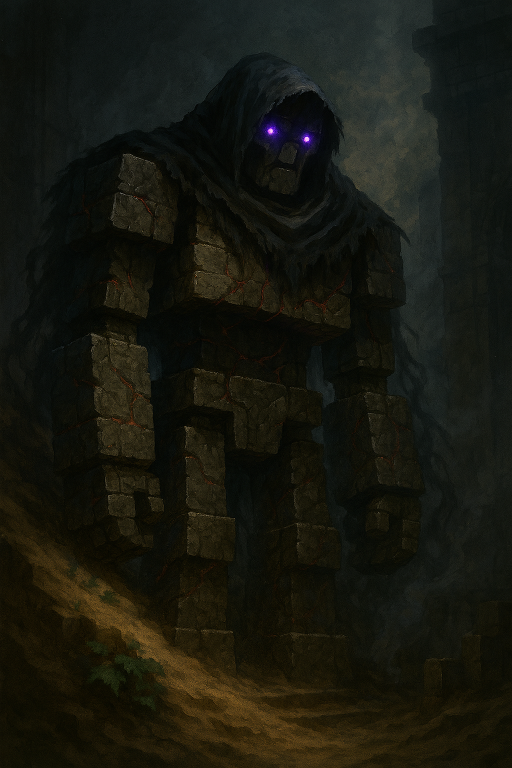
#> input picture backend/uploads/011cfd25-ceec-4e7a-a88c-dc1d3b045b93.png, 1024 x 1536 px (shown at 1/2 size)
$ python -i preprocessing.py   (imports and definitions only)
#> lines starting #> are read from the running program, lines starting #| are printed output that depends on the picture
#> further down, picture is the input picture: shape (1536, 1024, 3); mean B, G, R 15.4, 24.1, 23.6
import cv2
import numpy as np

# [11 lines left out: function adjust_gamma, not called in this run]

def apply_clahe(image: np.ndarray, clip_limit: float = 2.0, tile_grid_size: tuple = (8, 8)) -> np.ndarray:
    """
    Applies Contrast Limited Adaptive Histogram Equalization (CLAHE) on the L channel of LAB color space.
    Performs illumination normalization without distorting color profiles.
    """
#> called with clip_limit = 2, tile_grid_size = (8, 8)
    if image is None or image.size == 0:
        return image

    lab = cv2.cvtColor(image, cv2.COLOR_BGR2LAB)
#> lab: shape (1536, 1024, 3); mean of channels 0, 1, 2 21.5, 126.4, 132.7
    l, a, b = cv2.split(lab)
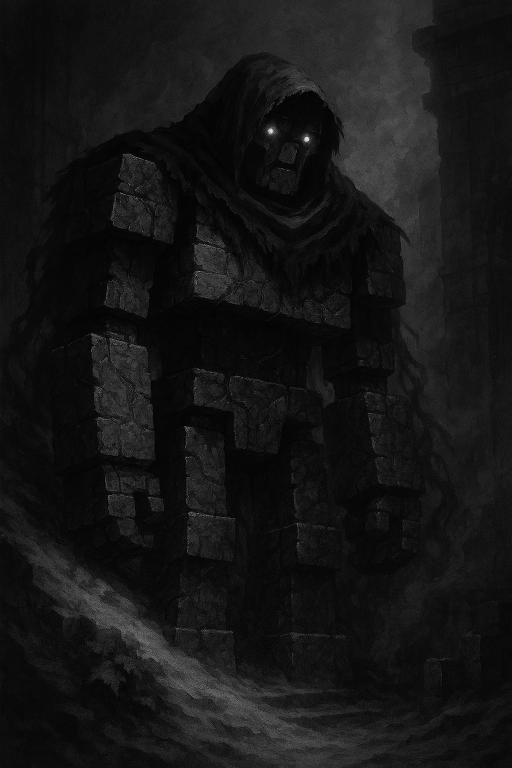
#> l: shape (1536, 1024) (shown at 1/2 size); min 0, max 255, mean 21.5
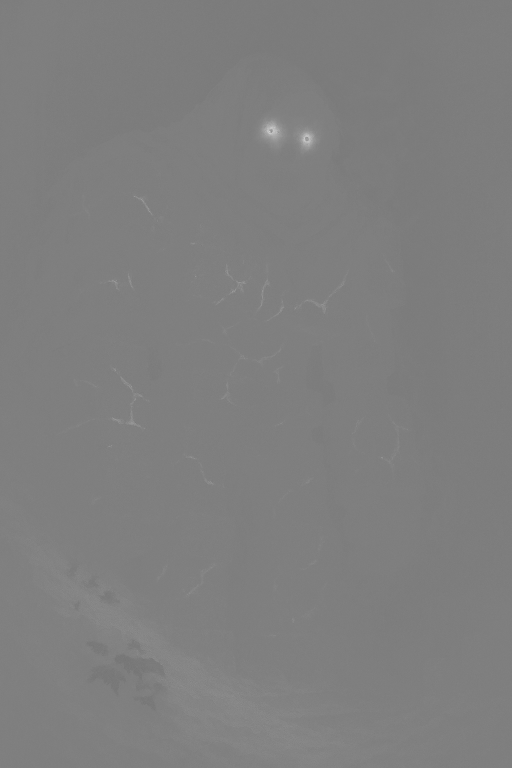
#> a: shape (1536, 1024) (shown at 1/2 size); min 114, max 220, mean 126.4
    clahe = cv2.createCLAHE(clipLimit=clip_limit, tileGridSize=tile_grid_size)
    cl = clahe.apply(l)
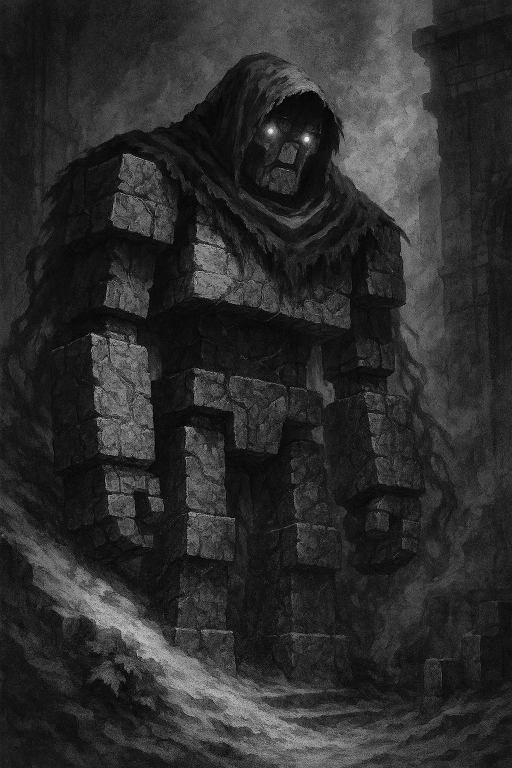
#> cl: shape (1536, 1024) (shown at 1/2 size); min 0, max 255, mean 44.7
    limg = cv2.merge((cl, a, b))
#> limg: shape (1536, 1024, 3); mean of channels 0, 1, 2 44.7, 126.4, 132.7
    return cv2.cvtColor(limg, cv2.COLOR_LAB2BGR)
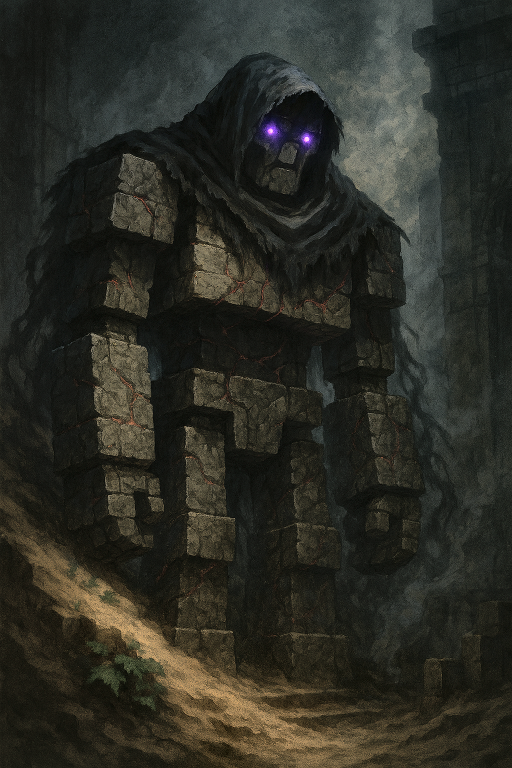
#> returned value: shape (1536, 1024, 3) (shown at 1/2 size); mean B, G, R 36.6, 44.5, 44.1

# [31 lines left out: function preprocess_for_model, not called in this run]

>>> import cv2
>>> picture = cv2.imread('../../uploads/011cfd25-ceec-4e7a-a88c-dc1d3b045b93.png')
>>> result = apply_clahe(picture)
